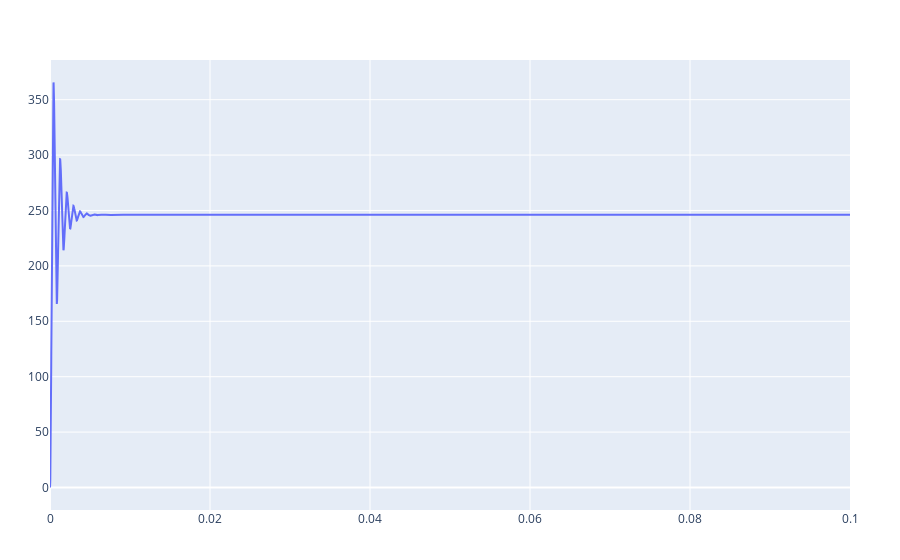

Source (notebook cell):
### Markdown cell above
Here we plot the voltage across the capacitor in the first source.

### Code cell
p = plot(t, xout[2,:],  xaxis_title="Time in µs", yaxis_title="v_C / V")

### Figure 1 — Plotly figure (JSON) as saved in the notebook; plotly's stock layout.template omitted (floating-point values rounded to 4 significant figures; data arrays with more than 128 entries replaced by an {"elided": "..."} marker saying what was removed)
{"data": [{"type": "scatter", "x": {"elided": "10001 float values"}, "xaxis": {"title": {"text": "Time in µs"}}, "y": {"elided": "10001 float values"}, "yaxis": {"title": {"text": "v_C / V"}}}], "layout": {"margin": {"b": 50, "l": 50, "r": 50, "t": 60}}}
